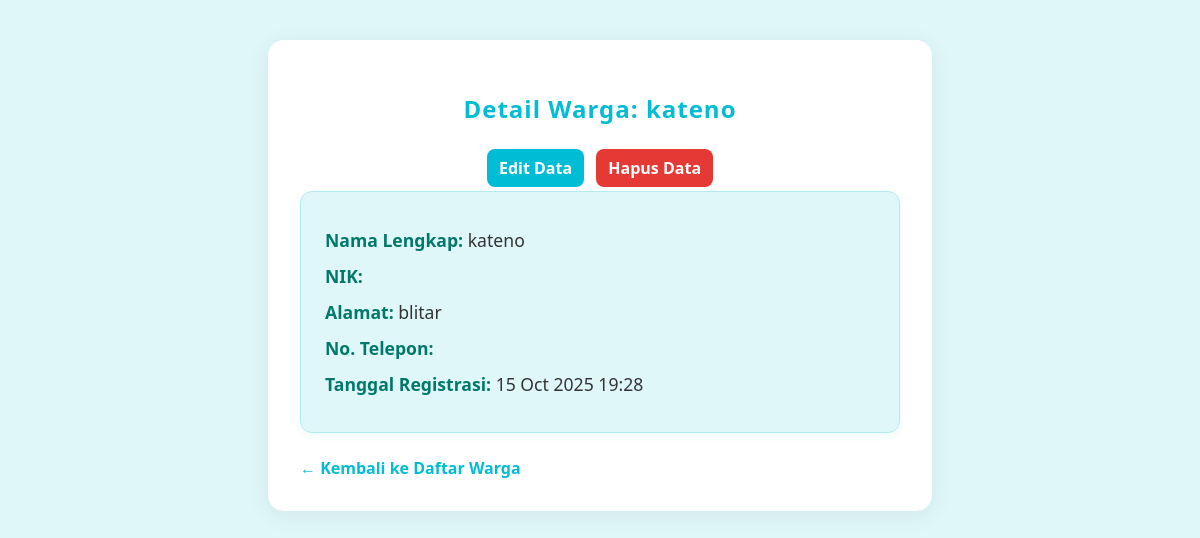
Page /7/ on the committed database.
### warga/models.py (models this page shows, shortened)
class Warga(models.Model):
    nik = models.CharField(
        max_length=16,
        unique=True,
        verbose_name="Nomor Induk Kependudukan"
    )
    nama_lengkap = models.CharField(
        max_length=100,
        verbose_name="Nama Lengkap"
    )
    alamat = models.TextField(
        verbose_name="Alamat Tinggal"
    )
    tanggal_lahir = models.DateField(
        blank=True,
        null=True,
        verbose_name="Tanggal Lahir"
    )
    no_telepon = models.CharField(
        max_length=15,
        blank=True,
        verbose_name="Nomor Telepon"
    )
    tanggal_registrasi = models.DateTimeField(
        auto_now_add=True
    )

### warga/views.py (the view)
# urls.py: path('<int:pk>/', WargaDetailView.as_view(), name='warga_detail'),
class WargaDetailView(DetailView):
    model = Warga

### warga/templates/warga/warga_detail.html (shortened to what this page needs)
<!DOCTYPE html>
<html lang="en">
<head>
</head>
<body>
    <div class="container">
        <h2>Detail Warga: {{ object.nama_lengkap }}</h2>
        <div style="text-align:center; margin-bottom:12px;">
            <a href="{% url 'warga_edit' object.pk %}" class="btn" style="background:#00bcd4; color:#fff; padding:8px 12px; border-radius:8px; text-decoration:none; font-weight:700; margin-right:8px;">Edit Data</a>
            <a href="{% url 'warga_delete' object.pk %}" class="btn" style="background:#e53935; color:#fff; padding:8px 12px; border-radius:8px; text-decoration:none; font-weight:700;" onclick="return confirm('Anda yakin ingin menghapus data ini?');">Hapus Data</a>
        </div>
        <div class="detail">
            <p><strong>Nama Lengkap:</strong> {{ object.nama_lengkap }}</p>
            <p><strong>NIK:</strong> {{ object.nik }}</p>
            <p><strong>Alamat:</strong> {{ object.alamat }}</p>
            <p><strong>No. Telepon:</strong> {{ object.no_telepon }}</p>
            <p><strong>Tanggal Registrasi:</strong> {{ object.tanggal_registrasi|date:"d M Y H:i" }}</p>
        </div>
        <a href="{% url 'warga_list' %}" class="back-link">← Kembali ke Daftar Warga</a>
    </div>
</body>
</html>

### warga/templates/warga/warga_detail.html (style rules this page uses)
body { background: #e0f7fa; font-family: 'Segoe UI', Arial, sans-serif; margin: 0; padding: 0; color: #333; }
.container { max-width: 600px; margin: 40px auto; padding: 32px; background: #fff; border-radius: 16px; box-shadow: 0 4px 24px rgba(0,0,0,0.07); }
h2 { color: #00bcd4; margin-bottom: 32px; text-align: center; letter-spacing: 1px; }
.detail { background: #e0f7fa; border: 1px solid #b2ebf2; border-radius: 12px; padding: 24px; box-shadow: 0 2px 8px rgba(0,188,212,0.08); }
.detail p { margin: 12px 0; font-size: 1.1em; }
.detail strong { color: #00796b; }
.back-link { display: inline-block; margin-top: 24px; color: #00bcd4; text-decoration: none; font-weight: bold; }

### rows in the picture
Warga: nama_lengkap "kateno", alamat "blitar", tanggal_registrasi "15 Oct 2025 19:28"
